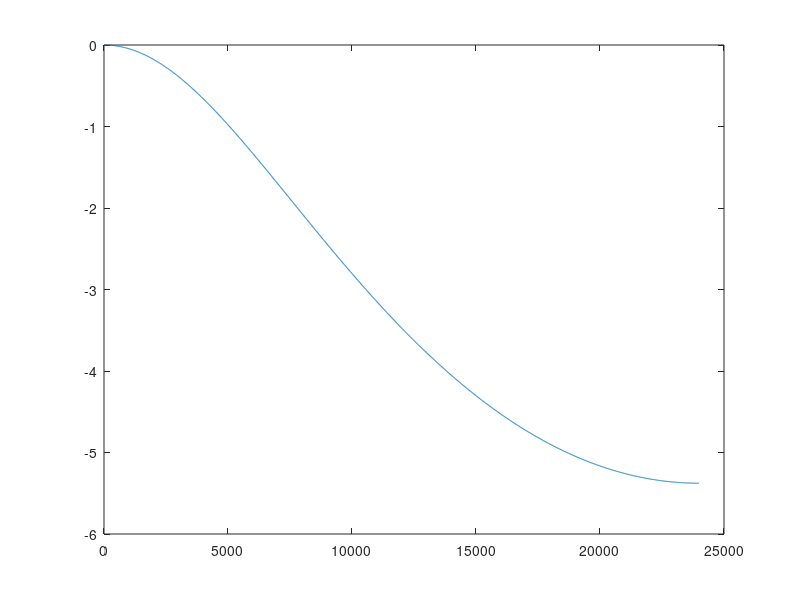

MATLAB code to generate this figure: (Note: this script raises an error after producing the figure.)
clc;
clear all;
close all;


%% IIR LP EMA design
Fs = 48000;           % sampling frequency in Hz
alpha = 0.7;          % smoothing factor (adjust as needed)

% filter coefficients
b = alpha;
% a = [1 -(1 - alpha)];
a = [1, (alpha - 1)];  %For FMAC implementation

% frequency response
[H,F] = freqz(b, a, 2048, Fs);

% magnitude in dB
mag_db = 20*log10(abs(H));

% find -3 dB cutoff
max_gain = max(mag_db);
idx_3db = find(mag_db <= max_gain - 3, 1, 'first');
cutoff_3db = F(idx_3db);

% plot
figure;
plot(F, mag_db);
hold on
yline(max_gain - 3, 'r--', '-3 dB line');
plot(cutoff_3db, mag_db(idx_3db), 'ro');
title(sprintf('IIR EMA Filter | -3 dB cutoff at %.1f Hz', cutoff_3db));
xlabel('Frequency (Hz)');
ylabel('Magnitude (dB)');
grid on;

fprintf('Estimated -3 dB cutoff: %.1f Hz\n', cutoff_3db);

%% Q15 conversion
q15_scale = 2^15;

b_q15 = round(b * q15_scale); %Conversion to actual coefficients
b_q15 = max(min(b_q15, 32767), -32768); %clipping to keep in Q15 range

a_q15 = round(a * q15_scale);
a_q15 = max(min(a_q15, 32767), -32768);


%% Write to header/source
header_path = "D:\STM32G4\Benchmarking-STM32G4-Accelerators\BenchmarkingAccelerators\Core\Inc\filter_coeffs.h";
source_path = "D:\STM32G4\Benchmarking-STM32G4-Accelerators\BenchmarkingAccelerators\Core\Src\filter_coeffs.c";

% header file
fid = fopen(header_path, 'w');
fprintf(fid, "#ifndef FILTER_COEFFS_H\n#define FILTER_COEFFS_H\n\n");
fprintf(fid, "#include <stdint.h>\n\n");
% fprintf(fid, "#define EMA_NUM_B_COEFFS %d\n", numel(b_q15));
% fprintf(fid, "#define EMA_NUM_A_COEFFS %d\n", numel(a_q15));
fprintf(fid, "#define EMA_NUM_B_COEFFS 1\n");
fprintf(fid, "#define EMA_NUM_A_COEFFS 1\n");
fprintf(fid, "extern int16_t ema_b_coeffs[EMA_NUM_B_COEFFS];\n");
fprintf(fid, "extern int16_t ema_a_coeffs[EMA_NUM_A_COEFFS];\n\n");
fprintf(fid, "#endif // IIR_COEFFS_H\n");
fclose(fid);

% source file
fid = fopen(source_path, 'w');
fprintf(fid, '#include "filter_coeffs.h"\n\n');
fprintf(fid, "int16_t ema_b_coeffs[EMA_NUM_B_COEFFS] = { %d };\n", b_q15);
fprintf(fid, "int16_t ema_a_coeffs[EMA_NUM_A_COEFFS] = { ");
fprintf(fid, "%d", -a_q15(2));
fprintf(fid, " };\n");
fclose(fid);

fprintf("Q15 IIR coefficients written to:\n%s\n%s\n", header_path, source_path);


x = [zeros(1,5), ones(1,15) * 1000];
y = filter(b, a, x);
disp([x' y'])  % compare input vs output



%% Measured comparison (with DC offset handling)
measured_freq = 1000:1000:30000;
% measured_amplitude_raw = [2.97,3.096,3.204,3.21,3.21,3.206,3.190,2.730,2.241,1.868,1.494,1.307,1.121,0.934,0.747,0.76467,0.7468,0.560,0.560,0.560,0.5601,0.5602,0.560,0.560,0.560,0.560,0.560,0.560,0.560,0.560];

% measured_amplitude_raw = [3.024,3.100,3.216,3.226,3.230,3.230,3.224,2.910,2.311,1.838,1.542,1.308,1.121,0.9343,0.8408,0.7907,0.7477,0.6541,0.6544,0.5607,0.5608,0.5607,0.5606,0.5139,0.5606,0.5607,0.5608,0.5606,0.6544,0.7008];
% measured_amplitude_raw = [0.9808,0.9808,0.9808,1.027,1.027,1.074,1.074,1.121,1.168,1.168,1.261,1.261,1.3,1.459,1.6,1.67,.1823,1.960,2.137,2.324,2.513,2.7,2.8,2.809,2.798,2.653,2.466,2.2,2.012,1.849];
% measured_amplitude_raw = [3.117,3.194,3.224,3.226,3.228,3.230,3.226,3.016,2.410,1.927,1.588,1.160,1.211,1.028,0.9343,0.8408,0.7477,0.7475,0.6543,0.6074,0.5606,0.6074,0.6073,0.6073,0.6073,0.5606,0.6075,0.6542,0.701,0.7476];
% measured_amplitude_raw = [2.509,2.584,2.809,3.124,3.216,3.210,3.036,2.450,1.965,1.544,1.261,1.028,0.9343,0.7474,0.7005,0.6538,0.5603,0.5604,0.5136,0.4667,0.4667,0.4667,0.4668,0.4609,0.4667,0.4668,0.4668,0.5135,0.5603,0.5603];
% measured_amplitude_raw = [3.056,3.180,3.212,3.225,3.225,3.225,3.225,2.910,2.280,1.883,1.540,1.261,1.027,0.9808,0.841,0.747,0.700,0.7006,0.6076,0.6076,0.6076,0.5608,0.561,0.561,0.561,0.5609,0.6076,0.6077,0.6075,0.7006];
% measured_amplitude_raw = [1.783,1.873,1.965,2.030,2.059,2.070,1.897,1.694,1.308,1.028,0.8411,0.7475,0.6071,0.5605,0.4671,0.4206,0.3728,0.3728,0.3728,0.2803,0.2803,0.2803,0.2803,0.2803,0.2803,0.2803,0.2803,0.3271,0.3738,0.3738];
% measured_amplitude_raw = [3.048,3.150,3.211,3.216,3.224,3.229,3.2226,2.909,2.280,1.844,1.507,1.290,1.060,0.9441,0.8635,0.8244,0.8210,0.8170,0.8207,0.7908,0.7599,0.7599,0.780,0.7931,0.8809,0.7909,0.7909,0.7909,0.7909,0.7909];
% measured_amplitude_raw = [0.9809,0.9810,1.027,1.027,1.027,1.027,1.027,1.121,1.121,1.215,1.215,1.308,1.384,1.495,1.590,1.690,1.787,1.977,2.096,2.350,2.544,2.723,2.797,2.797,2.756,2.540,2.392,2.205,2.003,1.916];

% Best value until now
% measured_amplitude_raw = [2.925,2.756,2.529,2.400,2.130,2.089,1.847,1.682,1.568,1.463,1.355,1.261,1.215,1.168,1.121,1.074,1.074,1.028,0.9808,0.9808,0.9808,0.9808,0.9342,0.9342,0.9342,0.9808,0.9808,0.9808,0.9808,1.028];
% ////////////////////


measured_amplitude_raw = [2.963,2.917,2.861,2.701,2.597,2.438,2.348,2.285,2.211,2.120,2.020,1.924,1.780,1.826,1.739,1.736,1.697,1.652,1.592,1.541,1.544,1.552,1.540,1.549,1.549,1.549,1.549,1.549,1.642,1.638];



dc_offset      = 1.5;    % V  (what you subtract in firmware)
input_pk       = 1.5;    % V  (because 1.8 Vpp / 2)

% 1) subtract the offset from BOTH peaks
Vpk_pos =  measured_amplitude_raw/2;          % positive peak above centre
Vpk_neg = -measured_amplitude_raw/2;          % negative peak below centre
pk_plus  =  dc_offset + Vpk_pos;
pk_minus =  dc_offset + Vpk_neg;

% 2) centre the waveform (remove offset)
Vpk_centre = (pk_plus - dc_offset);   % =  Vpp_raw/2  (numerically identical)

% 3) dB wrt the 0.9 V input peak
measured_dB = 20*log10(Vpk_centre / input_pk);

% 4) theoretical curve
theo_dB = 20*log10(abs(H));

% 5) plot
figure;
plot(F, theo_dB, 'b','LineWidth',1.5); hold on;
plot(measured_freq, measured_dB,'ro','MarkerSize',8,'LineWidth',1.5);
xlabel('Frequency (Hz)');
ylabel('Magnitude (dB)');
legend('Theoretical (freqz)','Measured (oscilloscope)');
title('IIR EMA Filter – Theoretical vs Measured');
grid on;


% --- draw -3 dB horizontal line and (optional) vertical cutoff marker ---
max_gain2 = max(theo_dB);                 % 0 dB at DC for EMA
y3db      = max_gain2 - 3;                % -3 dB level
yline(y3db,'k--','-3 dB','LabelVerticalAlignment','bottom');

% (optional) also mark the -3 dB cutoff frequency with a vertical line
idx_3db = find(theo_dB <= y3db, 1, 'first');
fc = F(idx_3db);
xline(fc,'k:',['f_c \approx ' num2str(fc,'%.1f') ' Hz']);



% %% UART: Receive 1000 samples from STM32
% % Setup serial port (update COM port and baud rate accordingly)
% serialPort = serialport("COM3", 115200);
% flush(serialPort);
% 
% num_samples = 1000;
% rx_data = zeros(1, num_samples);
% 
% disp("Waiting for sync...");
% 
% % Wait for 0xAAAA sync
% while true
%     if serialPort.NumBytesAvailable >= 2
%         b1 = read(serialPort, 1, "uint8");
%         b2 = read(serialPort, 1, "uint8");
%         if b1 == 0xAA && b2 == 0xAA
%             break;
%         end
%     end
% end
% 
% disp("Sync found. Reading 1000 samples...");
% 
% % Read 2000 bytes (1000 samples)
% data_bytes = read(serialPort, 2000, 'uint8');
% 
% for i = 1:num_samples
%     byte1 = data_bytes(2*i - 1);  % MSB
%     byte2 = data_bytes(2*i);      % LSB
%     sample = bitor(bitshift(uint16(byte1), 8), uint16(byte2));
% 
%     if sample >= 2^15
%         sample = sample - 2^16;
%     end
% 
%     rx_data(i) = sample;
% end
% 
% disp("Done receiving samples.");
% disp(rx_data);
% 
% % Remove DC offset
% rx_data = rx_data - mean(rx_data);
% 
% % FFT
% Fs = 48000;  % Set this based on your actual sampling rate
% N = numel(rx_data);
% f = Fs * (0:N/2-1)/N;
% 
% Y = fft(rx_data);
% Y_mag = abs(Y(1:N/2)) / N;
% Y_mag_db = 20*log10(Y_mag + eps);  % eps to avoid log(0)
% 
% % Plot
% figure;
% plot(f, Y_mag_db, 'b', 'LineWidth', 1.5);
% xlabel('Frequency (Hz)');
% ylabel('Magnitude (dB)');
% title('FFT of Received Signal');
% grid on;
